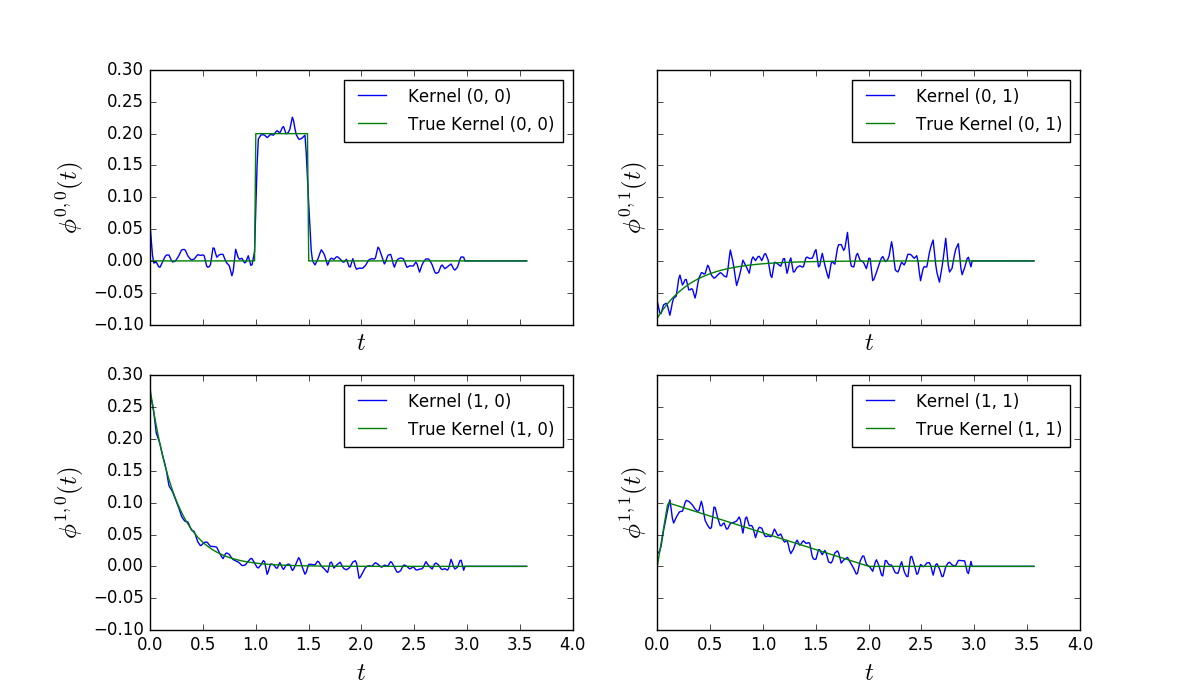

Write Python code to recreate this figure.
import matplotlib.pyplot as plt
import numpy as np
from tick.base import TimeFunction
from tick.inference import HawkesConditionalLaw
from tick.plot import plot_hawkes_kernels
from tick.simulation import SimuHawkes, HawkesKernelExp, HawkesKernelTimeFunc

# A "step" kernel
T = np.array([0, 1, 1.5], dtype=float)
Y = np.array([0, .2, 0], dtype=float)
tf1 = TimeFunction([T, Y], inter_mode=TimeFunction.InterConstRight, dt=0.1)
kernel_1 = HawkesKernelTimeFunc(tf1)

# Another "step" kernel
T = np.array([0, .1, 2], dtype=float)
Y = np.array([0, .1, 0], dtype=float)
tf2 = TimeFunction([T, Y], inter_mode=TimeFunction.InterLinear, dt=0.1)
kernel_2 = HawkesKernelTimeFunc(tf2)

# We put some small negative components
hawkes = SimuHawkes(kernels=[[kernel_1, HawkesKernelExp(-.03, 3), ],
                             [HawkesKernelExp(.07, 4), kernel_2]],
                    baseline=[3.5, 1.5], verbose=False, seed=13098)

hawkes.end_time = 500000
hawkes.simulate()

e = HawkesConditionalLaw(delta_lag=0.01, max_lag=10,
                         n_quad=100, max_support=3, min_support=0.002,
                         quad_method='lin', n_threads=-1)
e.fit(hawkes.timestamps)
fig = plot_hawkes_kernels(e, hawkes=hawkes, show=False)

fig.set_size_inches(12, 7)
# fig.savefig("hawkes_non_parametric_time_function.png", dpi=100)
plt.show()
